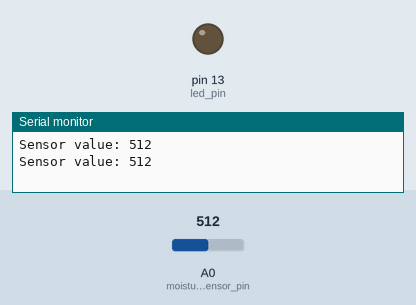
Recording of a sketch running on a simulated Arduino Uno, built with avr-gcc and run on an emulated ATmega328P. Parts: output pins drawn as LEDs (lit = HIGH), the last lines printed to the serial monitor. The inputs (shaded band) are chosen by the test bench; at power-on: A0 (moisture_sensor_pin) = 512.

Above: at 2.8 s.
2.9 s: A0 (moisture_sensor_pin) set to 792
5.6 s: A0 (moisture_sensor_pin) set to 809
At 6.6 s:
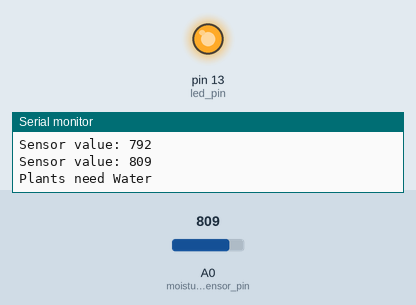
8.3 s: A0 (moisture_sensor_pin) set to 790
At 10.9 s:
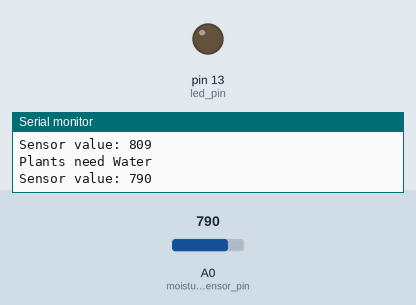
11.5 s: A0 (moisture_sensor_pin) set to 810
At 12.4 s:
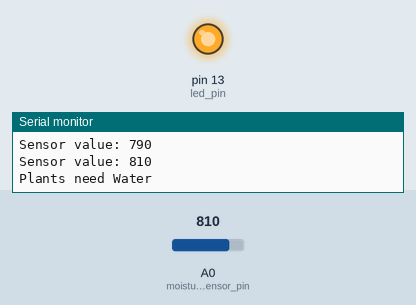
Timing chart, 0 to 14.5 s (numbered marks = the images above; inputs shaded):
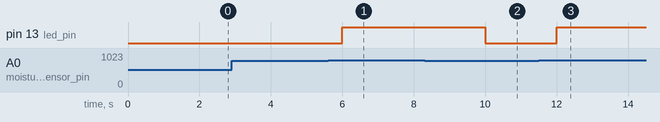

The sketch:

moisture_sensing.ino
```cpp
//******************************
// Plant Moisture Sensing code *
//******************************

// 1. This code lets the user sense moisture in soil and
// display the value on serial monitor
// 2. Based on a threshold, led turns on indicating
// need for watering the plants

// Author: Prashant Lalwani

////////////////////////////
// variable declarations //
//////////////////////////

const int moisture_sensor_pin = A0; // pin A0 connected to sensor
int sensor_value; // variable to store sensor data
int moisture_threshold = 800; // threshold to control when to water the plants
const int led_pin = 13; // indication led for low moisture


/////////////////
// setup code //
///////////////

void setup() {
pinMode(led_pin, OUTPUT); // specifying led pin as output
Serial.begin(9600); // initialize serial monitor
}


////////////////
// Main loop //
//////////////

void loop() {
// Read sensor data
sensor_value = analogRead(moisture_sensor_pin);

// Print data on serial monitor
Serial.print("Sensor value: ");
Serial.println(sensor_value);

// check if sensor value > threshold to water plants
if(sensor_value > moisture_threshold)
{
  // Print message and turn on LED
  Serial.println("Plants need Water");
  digitalWrite(led_pin, HIGH);
}
else
{
  // turn LED off
  digitalWrite(led_pin, LOW);
}

// delay controls how often to test for moisture
delay(2000);

}
```

Measured:
- the behaviour switches between 800 and 801 on A0 (moisture_sensor_pin) (found by bisection; images 0 and 1)
- after the input at 5.6 s, pin 13 (led_pin): LOW → HIGH after 0.40 s
- after the input at 8.3 s, pin 13 (led_pin): HIGH → LOW after 1.7 s
- after the input at 11.5 s, pin 13 (led_pin): LOW → HIGH after 0.50 s
